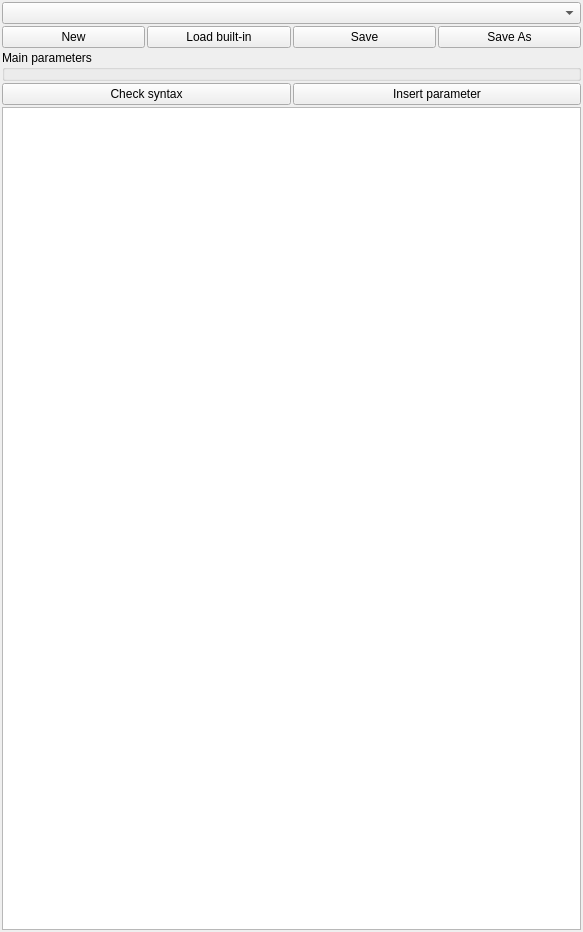
<?xml version="1.0" encoding="UTF-8"?>
<ui version="4.0">
 <class>Form</class>
 <widget class="QWidget" name="Form">
  <property name="geometry">
   <rect>
    <x>0</x>
    <y>0</y>
    <width>583</width>
    <height>932</height>
   </rect>
  </property>
  <property name="windowTitle">
   <string notr="true">mandelbox</string>
  </property>
  <layout class="QVBoxLayout" name="verticalLayout">
   <property name="spacing">
    <number>2</number>
   </property>
   <property name="leftMargin">
    <number>2</number>
   </property>
   <property name="topMargin">
    <number>2</number>
   </property>
   <property name="rightMargin">
    <number>2</number>
   </property>
   <property name="bottomMargin">
    <number>2</number>
   </property>
   <item>
    <widget class="QComboBox" name="comboBox_custom_formula_list"/>
   </item>
   <item>
    <layout class="QHBoxLayout" name="horizontalLayout">
     <item>
      <widget class="QPushButton" name="pushButton_new">
       <property name="text">
        <string>New</string>
       </property>
      </widget>
     </item>
     <item>
      <widget class="QPushButton" name="pushButton_load_builtin">
       <property name="text">
        <string>Load built-in</string>
       </property>
      </widget>
     </item>
     <item>
      <widget class="QPushButton" name="pushButton_save">
       <property name="text">
        <string>Save</string>
       </property>
      </widget>
     </item>
     <item>
      <widget class="QPushButton" name="pushButton_save_as">
       <property name="text">
        <string>Save As</string>
       </property>
      </widget>
     </item>
    </layout>
   </item>
   <item>
    <widget class="QGroupBox" name="groupBox_parameters">
     <property name="title">
      <string>Main parameters</string>
     </property>
     <layout class="QVBoxLayout" name="verticalLayout_2" stretch="">
      <property name="spacing">
       <number>2</number>
      </property>
      <property name="leftMargin">
       <number>2</number>
      </property>
      <property name="topMargin">
       <number>2</number>
      </property>
      <property name="rightMargin">
       <number>2</number>
      </property>
      <property name="bottomMargin">
       <number>2</number>
      </property>
     </layout>
    </widget>
   </item>
   <item>
    <layout class="QHBoxLayout" name="horizontalLayout_2">
     <item>
      <widget class="QPushButton" name="pushButton_check_syntax">
       <property name="text">
        <string>Check syntax</string>
       </property>
      </widget>
     </item>
     <item>
      <widget class="QPushButton" name="pushButton_insert_parameter">
       <property name="text">
        <string>Insert parameter</string>
       </property>
      </widget>
     </item>
    </layout>
   </item>
   <item>
    <widget class="QTextEdit" name="textEdit_code"/>
   </item>
  </layout>
 </widget>
 <resources/>
 <connections/>
</ui>
